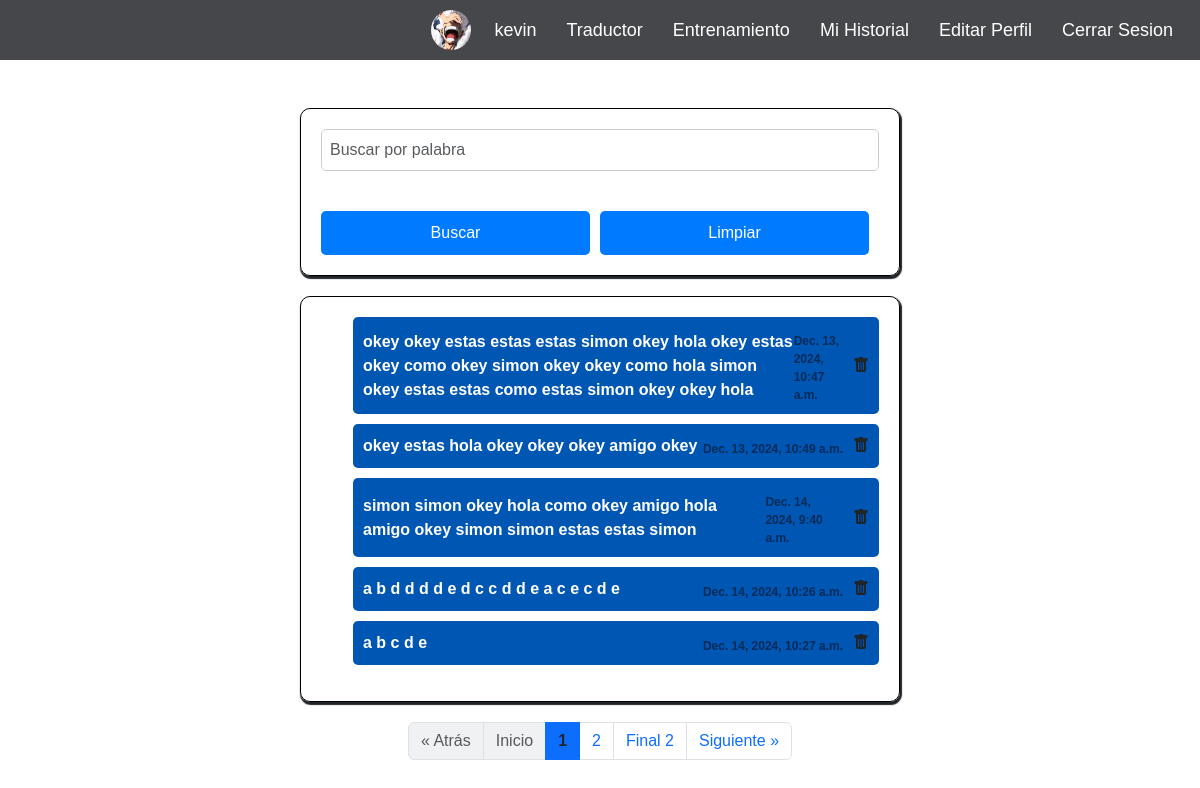
The page /core/historial/ (signed in) on the database its author committed.
### core/models.py (models this page shows, shortened)
class User(AbstractUser):
    image = models.ImageField(
        verbose_name='Archivo de imagen',
        upload_to='users',
        max_length=1024,
        blank=True,
        null=True
    )
    class Meta:
        verbose_name = "Usuario"
        verbose_name_plural = "Usuarios"
    def get_image_url(self):
        return utils.get_image(self.image)

class Historial(models.Model):
    user = models.ForeignKey(User, on_delete=models.CASCADE)
    word = models.CharField(max_length=255)
    date = models.DateTimeField(auto_now_add=True)

### core/views/historial.py (the view)
# urls.py: path('historial/', historial.list_historial.as_view(), name='historial'),
class list_historial(LoginRequiredMixin,ListView):
    model = Historial
    template_name = 'Historial.html'
    paginate_by= 5
    context_object_name = 'palabras'
    login_url = '/'
    def get_queryset(self):
        queryset = super().get_queryset()
        usuario = self.request.user
        palabra = self.request.GET.get('palabra')
        query = Q(user=usuario)
        if palabra:
            query &= Q(word__icontains=palabra)
        return queryset.filter(query).order_by('id')

### traductor/utils.py (called while the page is built)
def get_image(image):
    if image:
        return '{}{}'.format(settings.MEDIA_URL, image)
    return '/static/img/empty.jpeg'

### templates/Historial.html (shortened to what this page needs)
{% extends 'Base_form.html' %}
{% block content %}
    <div id="container3" class="container">
        <form action="">
            <div class="input-group">
                <input type="text" id="searchInput" class="form-control" placeholder="Buscar por palabra" name="palabra" value="{{ request.GET.palabra }}">
            </div>
            <div class="botones2">
            <button id="boton3" class="envio" type="submit">Buscar</button>
            <a href="{% url 'core:clear_historial' %}" id="boton4" class="envio">Limpiar</a>
            </div>
        </form>
    </div>
    <div id="container3" class="container">
        <ul id="word-list">
            {% for p in palabras %}
            <li class="word-item">
                <span>{{p.word}}</span><span class="timestamp">{{p.date}}</span>
                <a class="text-dark" href="{% url 'core:historial_delete' p.id %}" id="botondelete" data-bs-toggle="tooltip" data-bs-title="Eliminar palabra"><i class="bi bi-trash-fill"></i></a>
            </li>
            {% endfor%}
        </ul>
    </div>
    {% if is_paginated %}
       <div class="card-footer">
         <nav aria-label="Demo of disable class">
            <ul class="pagination justify-content-center flex-wrap">
               {% if page_obj.has_previous %}
                  <li class="page-item">
                     <a
                        href="?page={{ page_obj.previous_page_number }}{{ to_paginate_query }}"
                        class="page-link text-primary fw-bolder"
                     >
                        &laquo; Atrás
                     </a>
                  </li>
                  <li class="page-item">
                     <a href="?page=1{{ to_paginate_query }}" class="page-link text-primary fw-bolder">Inicio</a>
                  </li>
               {% else %}
                  <li class="page-item disabled" style="pointer-events:none; line-height: 1.5">
                     <a class="page-link bg-secondary bg-opacity-10">&laquo; Atrás</a>
                  </li>
                  <li class="page-item disabled" style="pointer-events:none">
                     <a href="#" class="page-link bg-secondary bg-opacity-10">Inicio</a>
                  </li>
               {% endif %}
               {% for index_paginate in paginator.page_range %}
                  {% if index_paginate <= page_obj.number|add:8 and index_paginate >= page_obj.number|add:-8 %}
                     {% if page_obj.number == index_paginate %}
                        <li class="page-item active" style="pointer-events:none">
                           <a href="#" class="page-link text-dark fw-bolder">{{ forloop.counter }}</a>
                        </li>
                     {% else %}
                        <li class="page-item">
                           <a href="?page={{ forloop.counter }}{{ to_paginate_query }}"
                              class="page-link text-dark-opacity-5">{{ forloop.counter }}</a>
                        </li>
                     {% endif %}
                  {% endif %}
               {% endfor %}
               {% if page_obj.has_next %}
                  <li class="page-item">
                     <a
                        href="?page={{ page_obj.paginator.num_pages }}{{ to_paginate_query }}"
                        class="page-link text-primary"
                     >
                        Final {{ paginator.page_range.stop|add:-1 }}
                     </a>
                  </li>
                  <li class="page-item">
                     <a href="?page={{ page_obj.next_page_number }}{{ to_paginate_query }}"
                        class="page-link text-primary">Siguiente &raquo;</a>
                  </li>
               {% endif %}
            </ul>
         </nav>
       </div>
      {% endif %}
 {% endblock %}

### templates/Base_form.html (shortened to what this page needs)
<!DOCTYPE html>
<html lang="en">
<head>
    {% load static %}
    <link href="https://cdn.jsdelivr.net/npm/bootstrap@5.3.3/dist/css/bootstrap.min.css" rel="stylesheet"
>
    <link rel="stylesheet" href="{% static 'css/login.css' %}">
    <link rel="stylesheet" href="{% static 'css/inicio.css' %}">
    <link rel="stylesheet" href="{% static 'css/historial.css' %}">
    <link rel="stylesheet" href="{% static 'css/training.css' %}">
    <link href="https://stackpath.bootstrapcdn.com/bootstrap/5.3.0/css/bootstrap.min.css" rel="stylesheet">
    <link href="https://cdn.jsdelivr.net/npm/bootstrap-icons@1.8.0/font/bootstrap-icons.css" rel="stylesheet">
</head>
<body>
        {% if user.is_authenticated %}
        <nav class="">
            <div class="Menu-options">
                <div class="user-info">
                    <img src="{{user.get_image_url}}" alt="Imagen de perfil">
                </div>
                <span class="link-create"> {{user.username}}</span>
                <a href="{% url 'core:inicio' %}" class="link-create">  Traductor </a>
                <a href="{% url 'core:menu_entrenamiento' %}" class="link-create">  Entrenamiento </a>
                <a href="{% url 'core:historial' %}" class="link-create">  Mi Historial</a>
                <a href="{% url 'core:editar' %}" class="link-create">  Editar Perfil</a>
                <a href="{% url 'core:salir' %}" class="link-create">  Cerrar Sesion</a>
            </div>
        </nav>
        {% else %}
            <nav class="">
                <div class="Menu-options">
                    <a href="{% url enlace %}" class="link-create">{{ options }}</a>
                </div>
            </nav>
        {% endif %}
        {% block content %}
        {% endblock %}
</body>
</html>

### static/css/login.css (style rules this page uses)
* { padding: 0; margin: 0; font-family: Arial, Helvetica, sans-serif; }
body { background-color: #FCFCFC; }
.Menu-options { background-color: #45474A; height: 60px; display: flex; align-items: center; justify-content: flex-end; margin-bottom: 4%; }
.Menu-options a { text-decoration: none; }
.link-create { font-size: 18px; margin-right: 2%; color: white; transition: 0.5s; border-radius: 3px; padding: 3px; outline: none; }
form { width: 100%; }
input[type="email"], input[type="text"], input[type="password"],input { width: 100%; padding: 15px; border: 1px solid #ccc; border-radius: 8px; font-size: 16px; }
button { margin-top: 20px; width: 100%; padding: 15px; background-color: #007bff; color: #fff; border: none; border-radius: 8px; cursor: pointer; }

### static/css/inicio.css (style rules this page uses)
.user-info img { width: 40px; height: 40px; border-radius: 50%; margin-right: 20px; }

### static/css/historial.css (style rules this page uses)
#boton3,#boton4,#noclear { margin-top: 10px; margin-right: 10px; display: inline-block; width: 50%; padding: 10px 20px; background-color: #007bff; color: #fff; text-decoration: none; border: none; border-radius: 5px; cursor: pointer; text-align: center; transition: background-color 0.3s ease; font-size: 16px; }
.botones2 { display: flex; justify-content: space-between; margin-top: 20px }
#container3 { background-color: rgba(255, 255, 255, 0.8); backdrop-filter: blur(10px); border-radius: 10px; padding: 20px; box-shadow: 1px 2px 1px 1px; max-width: 600px; margin: 20px auto; padding: 20px; border: 1px solid black; }
#botondelete { margin-left: 10px; }
.timestamp { font-size: 12px; color: rgba(0, 0, 0, 0.5); margin-top: 5px; margin-left: auto; }
.word-item { background-color: #0056b3; color: white; padding: 10px; margin-bottom: 10px; border-radius: 5px; display: flex; align-items: center; }
.word-item span { font-weight: bold; }
#searchInput { margin-bottom: 10px; padding: 8px; width: 100%; box-sizing: border-box; border: 1px solid #ccc; border-radius: 5px; font-size: 16px; }

### rows shown on the page
User: get_image_url (picture), username "kevin"
Historial: word "okey okey estas estas estas simon okey hola okey estas okey como okey simon okey okey como hola simon okey estas estas como estas simon okey okey hola", date "Dec. 13, 2024, 10:47 a.m."
Historial: word "okey estas hola okey okey okey amigo okey", date "Dec. 13, 2024, 10:49 a.m."
Historial: word "simon simon okey hola como okey amigo hola amigo okey simon simon estas estas simon", date "Dec. 14, 2024, 9:40 a.m."
Historial: word "a b d d d d e d c c d d e a c e c d e", date "Dec. 14, 2024, 10:26 a.m."
Historial: word "a b c d e", date "Dec. 14, 2024, 10:27 a.m."

### other values the page prints
{{ paginator.page_range.stop|add:-1 }} "2"
